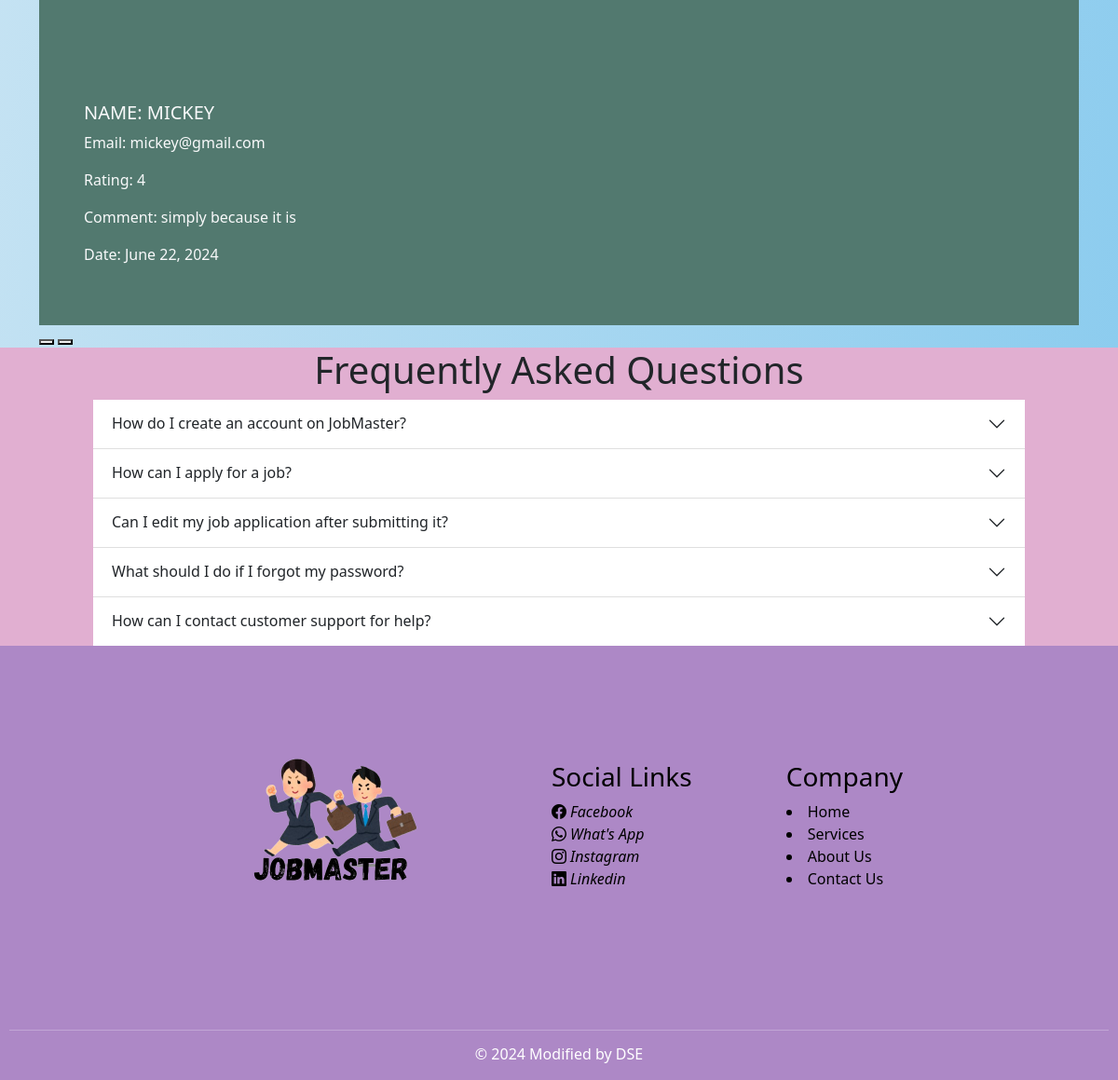
Before: / (lower part) with the older database file.
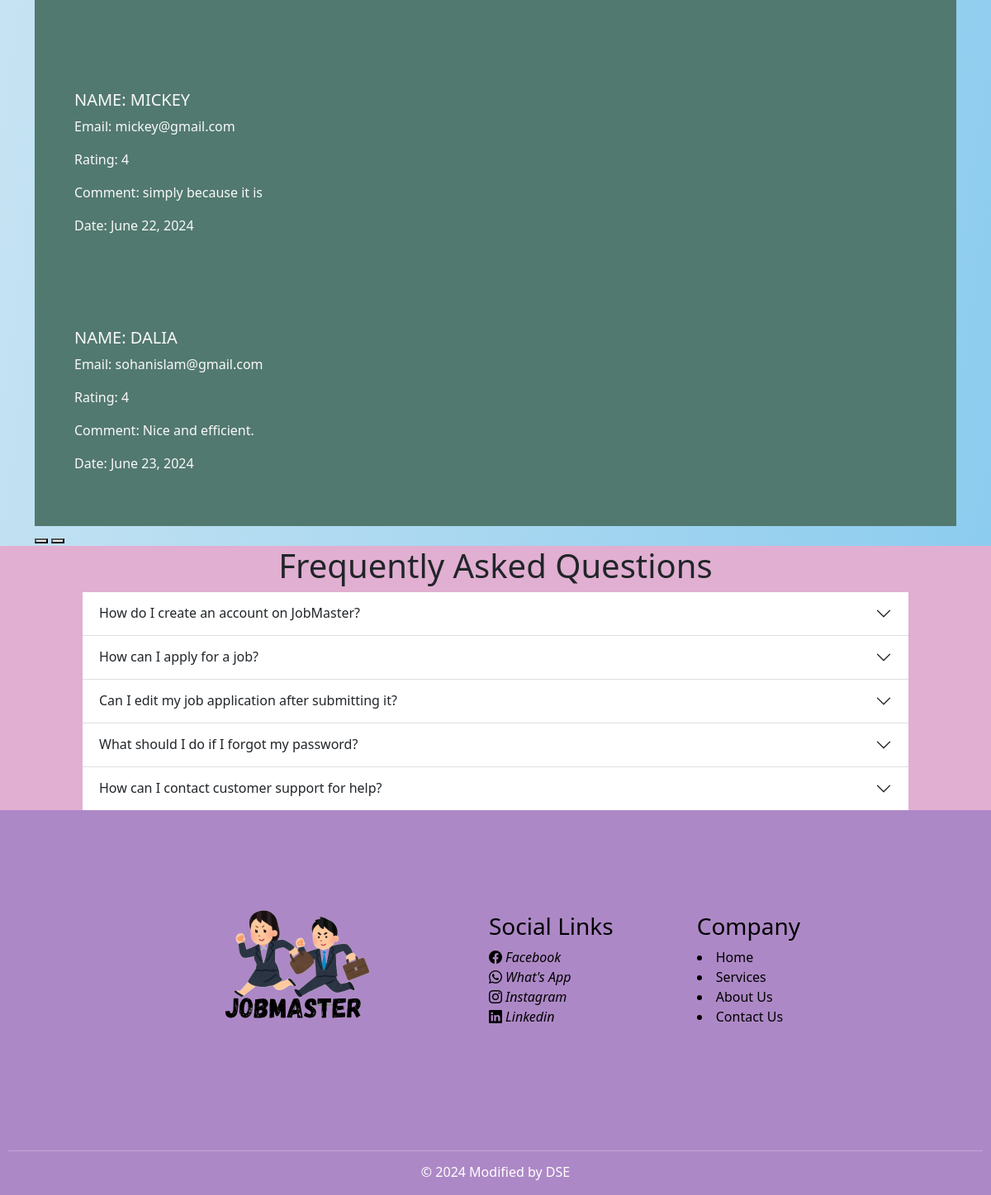
After: the same page with the newer database file.
### user/models.py (models this page shows, shortened)
class Review(models.Model):
    reviewer = models.ForeignKey(User, on_delete = models.CASCADE)
    email = models.EmailField(max_length=254)
    rating = models.IntegerField(choices=STAR_CHOICES)
    text = models.CharField(max_length=50)
    date = models.DateField(auto_now_add=True)

### JobMaster/views.py (the view)
# urls.py: 2. Add a URL to urlpatterns:  path('', Home.as_view(), name='home')
def Home(request, category_slug=None, job_type_slug=None):
    jobs = JobDetails.objects.all()
    if category_slug is not None:
        category = Category.objects.get(slug=category_slug)
        jobs = jobs.filter(category=category)
    if job_type_slug is not None:
        job_type = JobType.objects.get(slug=job_type_slug)
        jobs = jobs.filter(work_type=job_type)
    query = request.GET.get('q')
    if query:
        jobs = jobs.filter(title__icontains=query) | jobs.filter(job_about__icontains=query)
    categories = Category.objects.all()
    job_types = JobType.objects.all()
    review = Review.objects.all()
    if request.method == 'POST':
        form = ReviewForm(request.POST)
        if form.is_valid():
            review = form.save(commit=False)
            review.reviewer = request.user
            review.email = request.user.email
            review.save()
            return redirect('home')
    else:
        form = ReviewForm()
    return render(request, 'home.html', {
        'jobs': jobs,
        'categories': categories,
        'job_types': job_types,
        'search_query': query,
        'form': form,
        'review': review,
    })

### templates/home.html (shortened to what this page needs)
{% extends 'base.html' %}
{%load static%}
{% load crispy_forms_tags %}
{%block content%}
<main>
<div class='container'>
    <div class="swiffy-slider slider-item-show2 slider-nav-sm slider-nav-page slider-item-snapstart slider-item-nogap slider-nav-round slider-nav-dark slider-indicators-sm slider-indicators-outside slider-indicators-round slider-indicators-dark slider-nav-animation slider-nav-animation-slideup slider-item-first-visible">
    <div class="slider-container">
        {% for review in review %}
        <div class="p-3 p-xl-5 text-light slide-visible" style="background-color: #52796f;">
            <h3 class="text-uppercase h5">Name: {{ review.reviewer }}</h3>
            <p>Email: {{ review.email }}</p>
            <p>Rating: {{ review.rating }}</p>
            <p>Comment: {{ review.text }}</p>
            <p>Date: {{ review.date }}</p>
        </div>
        {% endfor %}
    </div>
    <button type="button" class="slider-nav" aria-label="Go left"></button>
    <button type="button" class="slider-nav slider-nav-next" aria-label="Go left"></button>
</div>
</div>
    <div style="padding: 0px 100px; background-color:#E1AFD1;">
        <div class='text-center'>
            <h1>Frequently Asked Questions</h1>
        </div>
        <div class="accordion accordion-flush" id="accordionFlushExample">
  <div class="accordion-item">
    <h2 class="accordion-header" id="flush-headingOne">
      <button class="accordion-button collapsed" type="button" data-bs-toggle="collapse" data-bs-target="#flush-collapseOne" aria-expanded="false" aria-controls="flush-collapseOne">
        How do I create an account on JobMaster?
      </button>
    </h2>
  </div>
  <div class="accordion-item">
    <h2 class="accordion-header" id="flush-headingTwo">
      <button class="accordion-button collapsed" type="button" data-bs-toggle="collapse" data-bs-target="#flush-collapseTwo" aria-expanded="false" aria-controls="flush-collapseTwo">
        How can I apply for a job?
      </button>
    </h2>
  </div>
  <div class="accordion-item">
    <h2 class="accordion-header" id="flush-headingThree">
      <button class="accordion-button collapsed" type="button" data-bs-toggle="collapse" data-bs-target="#flush-collapseThree" aria-expanded="false" aria-controls="flush-collapseThree">
        Can I edit my job application after submitting it?
      </button>
    </h2>
  </div>
  <div class="accordion-item">
    <h2 class="accordion-header" id="flush-headingFour">
      <button class="accordion-button collapsed" type="button" data-bs-toggle="collapse" data-bs-target="#flush-collapseFour" aria-expanded="false" aria-controls="flush-collapseThree">
        What should I do if I forgot my password?
      </button>
    </h2>
  </div>
  <div class="accordion-item">
    <h2 class="accordion-header" id="flush-headingFive">
      <button class="accordion-button collapsed" type="button" data-bs-toggle="collapse" data-bs-target="#flush-collapseFive" aria-expanded="false" aria-controls="flush-collapseThree">
        How can I contact customer support for help?
      </button>
    </h2>
  </div>
</div>
    </div>
</main>
{%endblock%}

Changed rows visible on the page:
added Review: reviewer "DALIA", email "sohanislam@gmail.com", rating "4", text "Nice and efficient.", date "June 23, 2024"
